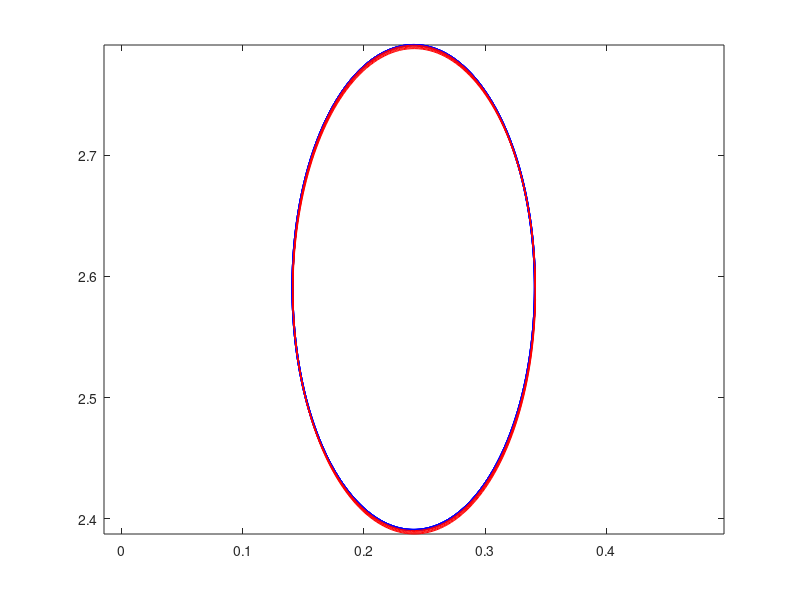

MATLAB code to generate this figure:
% This is an example for manipulator with theta1~4
% and in task space, [x, y] is the position of EE
% in this case, it is redandent in terms of [x, y]
% we tested jacobian-based IK using svd-based pseudo inverse
function redandency_IK
clear;clc;format compact;
the10 = 15*pi/180;
the20 = 45*pi/180;
the30 = 45*pi/180;
the40 = 45*pi/180;
[x0, y0] = FK(the10, the20, the30, the40);
len = 1000;
t = linspace(0,10*pi,len);
the1 = the10 + zeros(len);
the2 = the20 + zeros(len);
the3 = the30 + zeros(len);
the4 = the40 + zeros(len);
% let end-effector move around a eclispe with r1 and r2
% you can change r1 r2 and len to see the accuracy of jacobian-based IK
r1 = 0.1;
r2 = 0.2;
x = x0 - r1 + r1*cos(t);
y = y0 + r2*sin(t);
% actual position computed by FK is stored in xa ya
xa = zeros(len); 
ya = zeros(len);
for i = 1:len-1
    J = getJacobian(the1(i), the2(i), the3(i), the4(i));
    dx = x(i+1) - x(i);
    dy = y(i+1) - y(i);
    dthe = pinv(J) * [dx, dy]'; % This is svd-based pseudo inverse
    the1(i+1) = the1(i) + dthe(1);
    the2(i+1) = the2(i) + dthe(2);
    the3(i+1) = the3(i) + dthe(3);
    the4(i+1) = the4(i) + dthe(4);
    [xa(i), ya(i)] = FK(the1(i), the2(i), the3(i), the4(i));
end

plot(x, y, 'b-','Linewidth',1.5); axis equal; hold on;
plot(xa(1:len-1), ya(1:len-1), 'r','Linewidth',0.5); hold off;
end

function J = getJacobian(the1, the2, the3, the4)
    s1    = sin(the1);
    s12   = sin(the1+the2);
    s123  = sin(the1+the2+the3);
    s1234 = sin(the1+the2+the3+the4);
    c1    = cos(the1);
    c12   = cos(the1+the2);
    c123  = cos(the1+the2+the3);
    c1234 = cos(the1+the2+the3+the4);
    
    J = [...
        -s1-s12-s123-s1234, -s12-s123-s1234, -s123-s1234, -s1234;...
         c1+c12+c123+c1234,  c12+c123+c1234,  c123+c1234,  c1234;
    ];
end

function [x, y] = FK(the1, the2, the3, the4)
    s1    = sin(the1);
    s12   = sin(the1+the2);
    s123  = sin(the1+the2+the3);
    s1234 = sin(the1+the2+the3+the4);
    c1    = cos(the1);
    c12   = cos(the1+the2);
    c123  = cos(the1+the2+the3);
    c1234 = cos(the1+the2+the3+the4);
    
    x = c1 + c12 + c123 +c1234;
    y = s1 + s12 + s123 +s1234;
end
